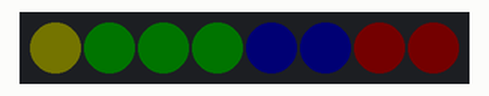
This program was run on a simulated Arduino Nano, built with avr-gcc and run on an emulated ATmega328P. Shown: 8 RGB LEDs in strip order, left to right. Dim RGB values are drawn brighter than linear; colours are those a GRB WS2812 strip shows for the declared byte order; random numbers use the default seed unless the program sets one; what the program prints to the serial monitor is not drawn.

Above: at 0.1 s.
At 8.81 s:
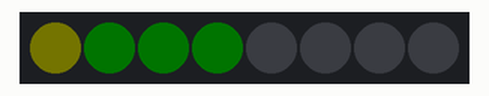
At 19.36 s:
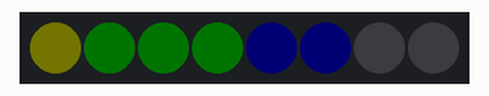
At 29.92 s:
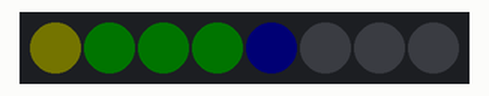
At 39.47 s:
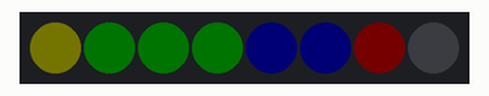
Timing chart, 0 to 40.0 s (numbered marks = the images above):
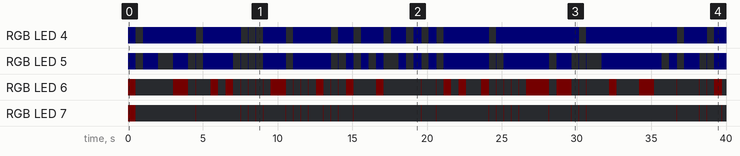

The program:

main.cpp
```cpp
#define NUM_LEDS 8
#include <FastLED.h>
CRGB leds[NUM_LEDS];
unsigned long startMillis; // some global variables available anywhere in the program
unsigned long currentMillis;
const unsigned long period = 1000;
bool bbounce = true;
int ledi = 0;int rem ;
#include "func.h"
// How many leds in your strip?

// For led chips like Neopixels, which have a data line, ground, and power, you just
// need to define DATA_PIN.  For led chipsets that are SPI based (four wires - data, clock,
// ground, and power), like the LPD8806, define both DATA_PIN and CLOCK_PIN
#define DATA_PIN 3
#define CLOCK_PIN 13

// Define the array of leds

void setup()
{
	Serial.begin(9600);
	Serial.println("resetting");
	FastLED.addLeds<WS2812, DATA_PIN, RGB>(leds, NUM_LEDS);
	FastLED.setBrightness(1);
	fill_gradient(leds, NUM_LEDS, CHSV(50, 255, 255), CHSV(100, 255, 255), LONGEST_HUES);
	//fill_solid(leds + 4, 4, CRGB::Black); // CRGB(128,0,0);
	FastLED.show();
	//delay(3000);
	startMillis = millis();
}

void loop()
{
	 //cyclon();
	//knightrider(100, CRGB::Green);
	showRPM();
}
```

func.h
```cpp
bool update_ms(const unsigned long period){

currentMillis = millis();  //get the current "time" (actually the number of milliseconds since the program started)
  if (currentMillis - startMillis >= period)  //test whether the period has elapsed
  {
      //if so, change the state of the LED.  Uses a neat trick to change the state
    startMillis = currentMillis;  //IMPORTANT to save the start time of the current LED state.
    //Serial.println("mils true");
    return true;
  }else{ //Serial.println("mils false");
    return false;}

}
void fadeall()
{
    for (int i = 0; i < NUM_LEDS; i++)
    {
        leds[i].nscale8(250);
    }
}

void cyclon()
{

    static uint8_t hue = 0;
    // Serial.print("x");
    //  First slide the led in one direction
    for (int i = 0; i < NUM_LEDS; i++)
    {
        // Set the i'th led to red
        leds[i] = CHSV(hue++, 255, 255);
        // Show the leds
        FastLED.show();
        // now that we've shown the leds, reset the i'th led to black
        // leds[i] = CRGB::Black;
        fadeall();
        // Wait a little bit before we loop around and do it again
        delay(10);
    }
    // Serial.print("x");

    // Now go in the other direction.
    for (int i = (NUM_LEDS)-1; i >= 0; i--)
    {
        // Set the i'th led to red
        leds[i] = CHSV(hue++, 255, 255);
        // Show the leds
        FastLED.show();
        // now that we've shown the leds, reset the i'th led to black
        // leds[i] = CRGB::Black;
        fadeall();
        // Wait a little bit before we loop around and do it again
        delay(10);
    }
}


//bool update_ms = true;
// uint8_t pos;
void knightrider(const unsigned long period, CRGB color)
{
    // a colored dot going in one direction with fading tail
    // fadeToBlackBy(leds, NUM_LEDS, 3); // change 10 to smaller or larger number to adjust the length of the tail.
    // uint8_t u = beat8(BPM, 0);        // BPM will allow you to adjust the speed the dot is moving.
    // if (u > 220){bbounce = !bbounce;}
    // uint8_t pos;
    //  if(bbounce){pos = map(u, 0, 255, 0, NUM_LEDS-1 );}
    //  else {pos = map(u, 0, 255, NUM_LEDS-1, 0  );}

    //   Serial.println(pos);
    // leds[pos] = color;
    // FastLED.show();

    // fadeall();
    if (bbounce && update_ms(period))
    {
        fadeToBlackBy(leds, NUM_LEDS, 3);
        if (ledi <= NUM_LEDS)
        {
            fill_solid(leds, NUM_LEDS, CRGB::Black); // CRGB(128,0,0);
            if(ledi-2 > 0){leds[ledi - 2].setRGB(0, 18, 0);}
            if(ledi-1 > 0){leds[ledi - 1].setRGB(0, 168, 0);}
            leds[ledi].setRGB(0, 255, 0);
            FastLED.show();
            ledi++;
        }
        else
        {
            bbounce = !bbounce;
        }
    }
    if (!bbounce && update_ms(period))
    {

        fadeToBlackBy(leds, NUM_LEDS, 3);
        if (ledi >= 0)
        {
            fill_solid(leds, NUM_LEDS, CRGB::Black);
            if(ledi+2 < NUM_LEDS){leds[ledi + 2].setRGB(0, 18, 0);}
            if(ledi+1 < NUM_LEDS){leds[ledi + 1].setRGB(0, 168, 0);}
            leds[ledi].setRGB(0, 255, 0);
            FastLED.show();
            ledi--;
        }
        else
        {
            bbounce = !bbounce;
        }
    }

   // delay(100);
}

void showRPM(){
    //int rem


if (update_ms(500)){
    rem = random(1, 5);
    	fill_gradient(leds, NUM_LEDS, CHSV(50, 255, 255), CHSV(100, 255, 255), LONGEST_HUES);
	//fill_solid(leds +(NUM_LEDS - rem) , rem, CRGB::Black); // CRGB(128,0,0);
	FastLED.show();}else{    for (int i = 0; i < NUM_LEDS; i++)
    {
        if(i >= (NUM_LEDS - rem)){leds[i].nscale8(150);FastLED.show();}
    }}
}
```

Measured:
- by itself, RGB LED 4: off → RGB(0, 0, 1) at 0.00 s, → off 0.51 s later, → RGB(0, 0, 1) 0.49 s later, → off 3.5 s later, … (33 changes in this stretch)
- by itself, RGB LED 5: off → RGB(0, 0, 1) at 0.00 s, → off 0.52 s later, → RGB(0, 0, 1) 0.48 s later, → off 1.0 s later, … (61 changes in this stretch)
- what the display in image 1 shows lasts 0.5 s, from 8.6 s to 9.1 s
